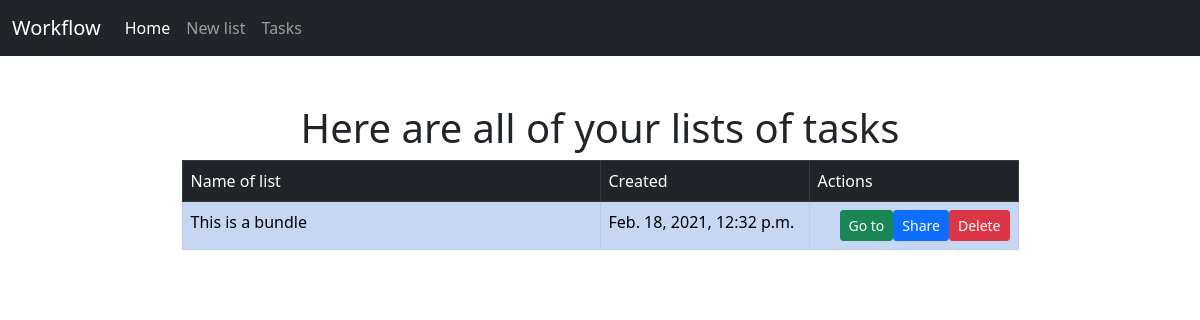
Before: / with the older database file.
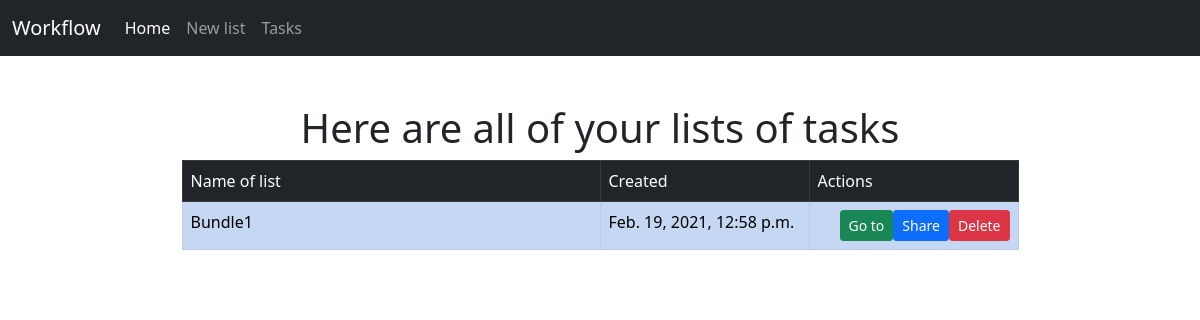
After: the same page with the newer database file.
### main_page/models.py (models this page shows, shortened)
class Bundle(models.Model):
    name = models.CharField(max_length=256, unique=True)
    created_date = models.DateTimeField('date of creation')

### main_page/views.py (the view)
# urls.py: path('', views.index, name='index'),
def index(request):
    context = {}
    request_data = request.POST
    if request_data.get('bundle_to_delete'):
        delete_bundle_and_tasks(request_data.get('bundle_to_delete'))
    if request_data.get('new_bundle_name'):
        try:
            create_new_bundle_and_tasks(request_data.get('new_bundle_name'), request_data.getlist('list_of_tasks'))
        except IntegrityError:
            context['IntegrityError'] = 'Couldn\'t create bundle. Bundle with that name already exists '
    context['all_bundles_list'] = Bundle.objects.all()
    context['data_json'] = len(Bundle.objects.all())
    return render(request, 'main_page/index.html', context)

### templates/main_page/index.html (shortened to what this page needs)
{% load static %}
<!DOCTYPE html>
<html lang="en">
<head>
    <link href="https://cdn.jsdelivr.net/npm/bootstrap@5.0.0-beta1/dist/css/bootstrap.min.css" rel="stylesheet"
>
    {% load compress %}
    {% compress css %}
    <link href="{% static 'main_page/js/jquery-ui-1.12.1/jquery-ui.min.css' %}" rel="stylesheet">
    <link href="{% static 'main_page/js/jquery-ui-1.12.1/jquery-ui.structure.min.css' %}" rel="stylesheet">
    <link href="{% static 'main_page/js/jquery-ui-1.12.1/jquery-ui.theme.min.css' %}" rel="stylesheet">
    <link href="{% static 'main_page/css/modal_stylesheet.css' %}" rel="stylesheet">
    {% endcompress %}
</head>
<body>
<nav class="navbar navbar-expand-lg navbar-dark bg-dark">
    <div class="container-fluid">
        <a class="navbar-brand">Workflow</a>
        <ul class="navbar-nav me-auto">
            <li class="nav-item">
                <a class="nav-link active" aria-current="page" href="/">Home</a>
            </li>
            <li class="nav-item">
                <a class="nav-link" aria-current="page" href="/anothersite">New list</a>
            </li>
            <li class="nav-item">
                <a class="nav-link" aria-current="page" href="/listtasks">Tasks</a>
            </li>
        </ul>
    </div>
</nav>
<div class="container mt-5">
    <h1 class="display-6 text-center">Here are all of your lists of tasks</h1>
    <table class="table table-primary table-striped table-hover w-75 mx-auto table-bordered">
        <thead>
        <tr class="table-dark">
            <td class="table-dark">Name of list</td>
            <td class="table-dark w-25">Created</td>
            <td class="table-dark w-25">Actions</td>
        </tr>
        </thead>
        <tbody>
        {% if all_bundles_list %}
            {% for bundle in all_bundles_list %}
                <tr>
                    <td>{{ bundle.name }}</td>
                    <td>{{ bundle.created_date }}</td>
                    <td>
                        <button value="{{ bundle.name }}" class="btn btn-sm btn-danger float-end delete_button"
                                type="button" data-bs-toggle="modal" data-bs-target="#staticBackdrop">Delete
                        </button>
                        <button class="btn btn-sm btn-primary float-end" type="button">Share</button>
                        <form action="{% url 'main_page:show_tasks' %}" method="post">
                            <button name="bundle_choice" value="{{ bundle.name }}"
                                    class="btn btn-sm btn-success float-end" type="submit">Go to
                            </button>
                        </form>
                    </td>
                </tr>
            {% endfor %}
        {% else %}
            <tr>
                <td><a href="/anothersite">No lists yet, create one and get to work!</a></td>
                <td></td>
                <td></td>
            </tr>
        {% endif %}
        </tbody>
    </table>
</div>
</body>
</html>

Changed rows visible on the page:
removed Bundle: name "This is a bundle", created_date "Feb. 18, 2021, 12:32 p.m."
added Bundle: name "Bundle1", created_date "Feb. 19, 2021, 12:58 p.m."
